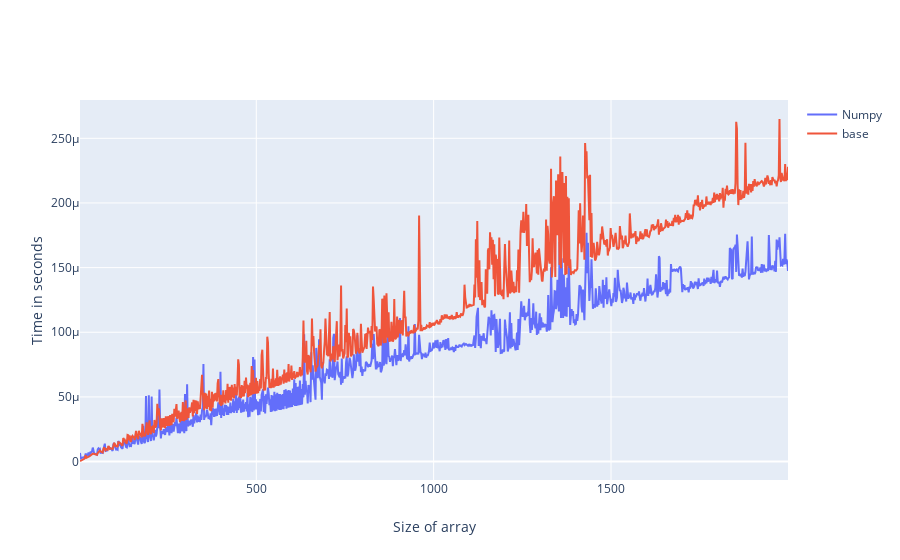

Notebook code for this chart:
### Code cell
import plotly.graph_objs as go
from plotly.offline import iplot,init_notebook_mode
init_notebook_mode(connected=True)

def performance_plot(df):
    fig = go.Figure(
        data=[
            go.Scatter(x=df.steps, y=df.numpy, name="Numpy"),
            go.Scatter(x=df.steps, y=df.base, name="base"),
        ],
        layout={
            "xaxis":{"title":"Size of array"},
            "yaxis":{"title":"Time in seconds"}
                          })
    iplot(fig)
performance_plot(df)

### Figure 1 — Plotly figure (JSON) as saved in the notebook; plotly's stock layout.template omitted (floating-point values rounded to 4 significant figures; data arrays with more than 128 entries replaced by an {"elided": "..."} marker saying what was removed)
{"data": [{"name": "Numpy", "type": "scatter", "x": {"elided": "999 int values"}, "y": {"elided": "999 float values"}}, {"name": "base", "type": "scatter", "x": {"elided": "999 int values"}, "y": {"elided": "999 float values"}}], "layout": {"xaxis": {"title": {"text": "Size of array"}}, "yaxis": {"title": {"text": "Time in seconds"}}}}
